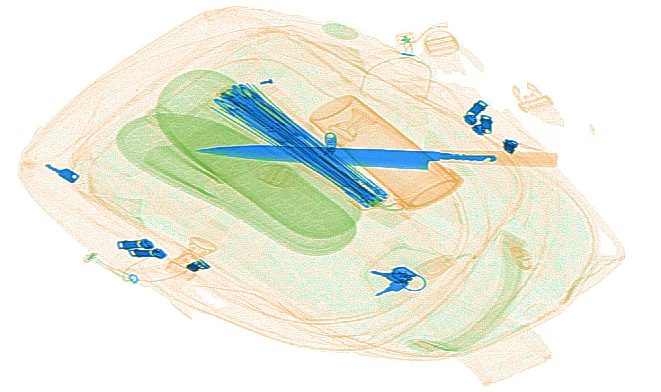
#> input picture 物体拆分算法/original.png, 661 x 392 px
$ python item_fill.py   (older library calls are emulated)
#> lines starting #> are read from the running program, lines starting #| are printed output that depends on the picture; after the words box and inside, x2 and y2 are one past the last pixel; in counts of white or black regions, pixels touching at a corner belong together
### 物体拆分算法/tools.py
'''
工具类
包含了一些图片预处理的方法
'''
import cv2 as cv
import numpy as np
from PIL import Image
import os

class ItemExtractionTool(object):
    def __init__(self,path='original.png'):
#> called with path = 'original.png'
        self.image = cv.imread(path)
#> self.image is the input picture: shape (392, 661, 3); mean B, G, R 222.9, 236.7, 234.7
        #原图片的宽高
        # self.width = self.image.shape[0]
        # self.height = self.image.shape[1]
        #用来辅助存储第一次截图
        self.img = Image.open(path)
        # 设置蓝色和橙色阈值
        self.lower_blue = np.array([100, 43, 46])
        self.upper_blue = np.array([124, 255, 255])
        self.lower_orange = np.array([11, 43, 46])
        self.upper_orange = np.array([25, 255, 255])
        self.lower_green = np.array([35, 43, 46])
        self.upper_green = np.array([77, 255, 255])
        #设置卷积核用来锐化
        self.kernel_sharpen_3 = np.array([
            [-1, -1, -1, -1, -1],
            [-1, 2, 2, 2, -1],
            [-1, 2, 8, 2, -1],
            [-1, 2, 2, 2, -1],
            [-1, -1, -1, -1, -1]]) / 8.0

    #锐化
    def sharpen(self,image):
        return cv.filter2D(image,-1,self.kernel_sharpen_3)
    #阈值筛选,保留蓝色物体
    # [39 lines left out: functions keep_blue_item, keep_orange_item, keep_green_item, keep_red, img_pretreatment, sobel_detection, not called in this run]
    def canny_detection(self,image):
        canny = cv.Canny(image,50,240)
        return canny
    #形态学处理
    # [131 lines left out: functions structuring, find_contours, draw_contours, split_img, merge_img, find_contours_for_mergeimg and 1 more, not called in this run]

# [4 lines that do not run on import are left out]

### 物体拆分算法/item_fill.py
'''
填充断开的物品
利用直线检测获得刀和雨伞的边缘交点，通过填充交点构成的多边形达到补全物品的效果
'''
import cv2 as cv
import numpy as np
from tools import ItemExtractionTool


#创建工具类对象
iet = ItemExtractionTool()

# 获取交线
# [74 lines left out: functions get_line, get_cross_formula, get_cross, choose_cross, patch, not called in this run]

if __name__ == '__main__':
    kbi = cv.imread('knife_binaryImg.png')
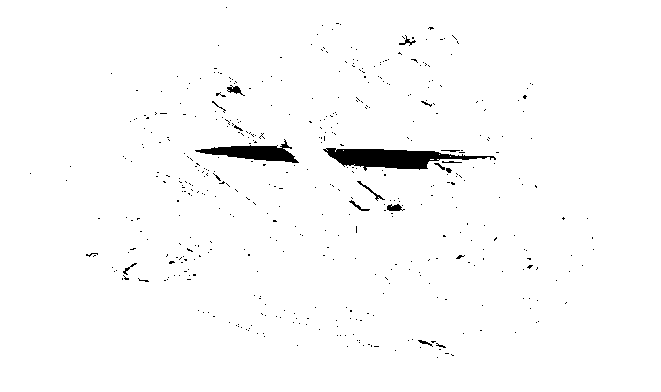
#> input picture 物体拆分算法/knife_binaryImg.png, 661 x 392 px
#> kbi is the input picture: shape (392, 661, 3); 98.2% white; 465 black regions (449 under 20 px), largest, box (x1, y1, x2, y2) and area: (323, 148, 496, 171) 1993, (195, 139, 299, 163) 1075, (387, 204, 405, 211) 84
    ubi = cv.imread('umbrella_binaryImg.png')
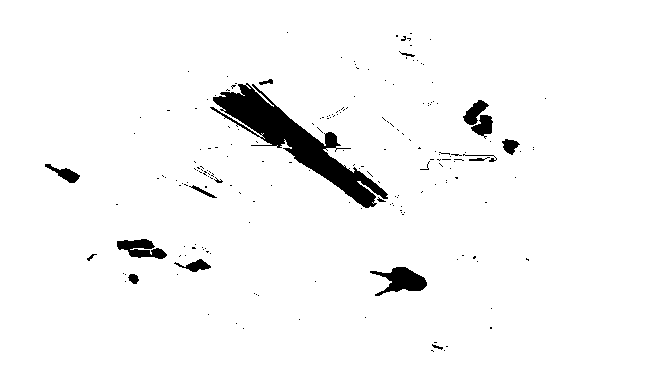
#> input picture 物体拆分算法/umbrella_binaryImg.png, 661 x 392 px
#> ubi is the input picture: shape (392, 661, 3); 96.5% white; 201 black regions (183 under 20 px), largest, box (x1, y1, x2, y2) and area: (210, 83, 388, 208) 5477, (370, 267, 427, 296) 835, (117, 239, 167, 259) 590
    lines = []
#> (the run stopped early here; a loop or call above may not have finished)
